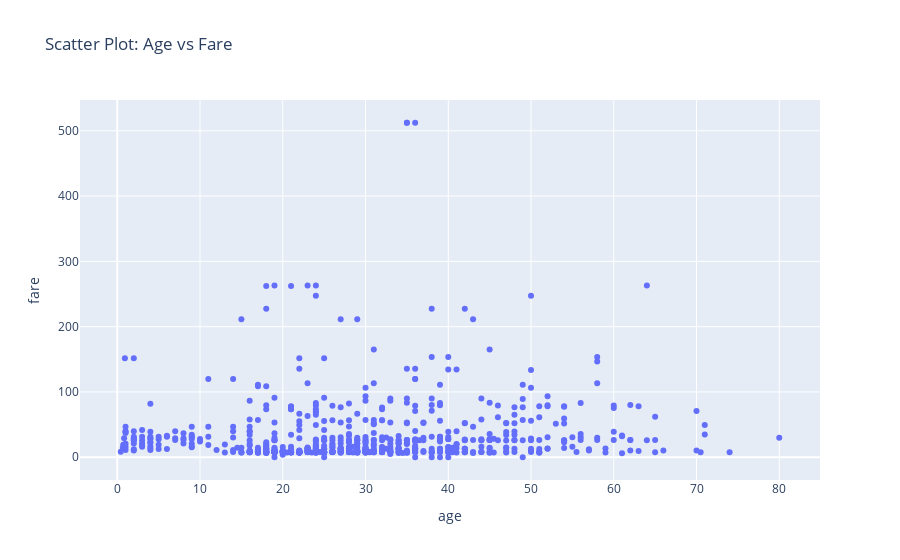

The notebook cell saved with this chart:
### Code cell
import seaborn as sns
import plotly.express as px

# Load the Titanic dataset using seaborn
titanic_data = sns.load_dataset("titanic")

# Create a scatter plot using Plotly Express
scatter_plot = px.scatter(titanic_data, x="age", y="fare", title="Scatter Plot: Age vs Fare")
scatter_plot.show()

### Figure 1 — Plotly figure (JSON) as saved in the notebook; plotly's stock layout.template omitted (floating-point values rounded to 4 significant figures; data arrays with more than 128 entries replaced by an {"elided": "..."} marker saying what was removed)
{"data": [{"hovertemplate": "age=%{x}<br>fare=%{y}<extra></extra>", "legendgroup": "", "marker": {"color": "#636efa", "symbol": "circle"}, "mode": "markers", "name": "", "orientation": "v", "showlegend": false, "type": "scatter", "x": {"elided": "891 float values"}, "xaxis": "x", "y": {"elided": "891 float values"}, "yaxis": "y"}], "layout": {"autosize": true, "legend": {"tracegroupgap": 0}, "title": {"text": "Scatter Plot: Age vs Fare"}, "xaxis": {"anchor": "y", "autorange": true, "domain": [0, 1], "range": [-4.324, 84.74], "title": {"text": "age"}, "type": "linear"}, "yaxis": {"anchor": "x", "autorange": true, "domain": [0, 1], "range": [-42.28, 554.6], "title": {"text": "fare"}, "type": "linear"}}}
